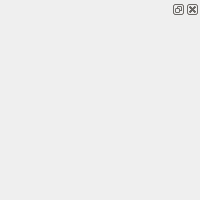
<?xml version="1.0" encoding="UTF-8"?>
<ui version="4.0">
 <class>Form</class>
 <widget class="QWidget" name="Form">
  <property name="geometry">
   <rect>
    <x>0</x>
    <y>0</y>
    <width>200</width>
    <height>200</height>
   </rect>
  </property>
  <property name="minimumSize">
   <size>
    <width>100</width>
    <height>100</height>
   </size>
  </property>
  <property name="maximumSize">
   <size>
    <width>200</width>
    <height>200</height>
   </size>
  </property>
  <property name="windowTitle">
   <string>Form</string>
  </property>
  <property name="accessibleName">
   <string>compass</string>
  </property>
  <layout class="QVBoxLayout" name="verticalLayout">
   <property name="leftMargin">
    <number>0</number>
   </property>
   <property name="topMargin">
    <number>0</number>
   </property>
   <property name="rightMargin">
    <number>0</number>
   </property>
   <property name="bottomMargin">
    <number>0</number>
   </property>
   <item>
    <widget class="QDockWidget" name="dockWidget">
     <widget class="QWidget" name="dockWidgetContents">
      <property name="accessibleName">
       <string>compass</string>
      </property>
      <layout class="QVBoxLayout" name="verticalLayout_2">
       <property name="leftMargin">
        <number>0</number>
       </property>
       <property name="topMargin">
        <number>0</number>
       </property>
       <property name="rightMargin">
        <number>0</number>
       </property>
       <property name="bottomMargin">
        <number>0</number>
       </property>
       <item>
        <widget class="QWidget" name="widget" native="true">
         <layout class="QVBoxLayout" name="camlayout">
          <property name="leftMargin">
           <number>0</number>
          </property>
          <property name="topMargin">
           <number>0</number>
          </property>
          <property name="rightMargin">
           <number>0</number>
          </property>
          <property name="bottomMargin">
           <number>0</number>
          </property>
         </layout>
        </widget>
       </item>
      </layout>
     </widget>
    </widget>
   </item>
  </layout>
 </widget>
 <resources/>
 <connections/>
</ui>
